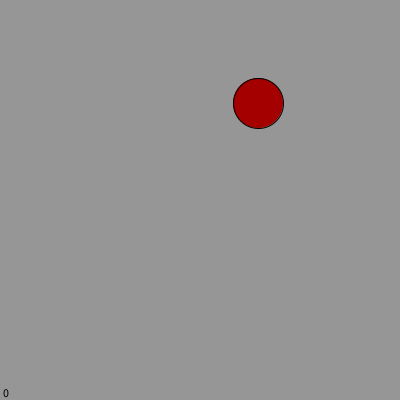
Frame 1 (no input)
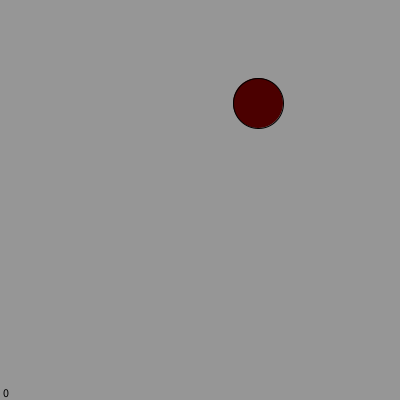
Frame 60 (the mouse pressed at the canvas centre just before this capture)
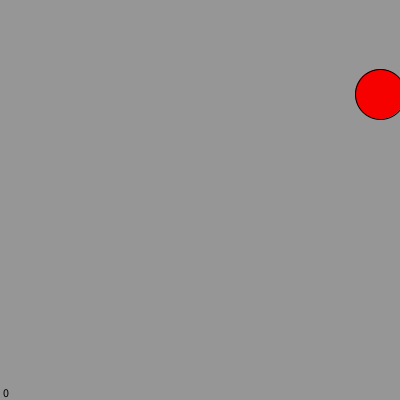
Frame 120 (the mouse held since frame 60 and released just before this capture)

The Processing sketch that drew these frames (run headless with seeded random() and noise(); from frame 60 on, the mouse is pressed at the canvas centre):

// Processing sketch: processing_134973
// ── processing_134973.pde

int x, y;
int startTime;
boolean gotIt = false;
float showTime = 3000;
int bgColor = 150;
int score = 0;

// Set up the screen, and choose
// first random location for the ball
void setup() {
  size(400, 400);
  startTime = millis();
  fill(255, 0, 0);
  newRandomLocation();
}

// Draw the ball, or choose a new
// location for the ball
void draw() {
  background(bgColor);
  if (bgColor == 255)
    bgColor = 150;
  showScore();
  if (!gotIt && millis() - startTime < showTime) {
    fill(255 * (1 - (millis() - startTime)/showTime), 0, 0);
    ellipse(x, y, 50, 50);
    
  }
  else {
    newRandomLocation();
    
  }
}

// Select a new randomLocation for the ball
void newRandomLocation() {
  x = (int)random(0, width);
  y = (int)random(0, height);
  gotIt = false;
  startTime = millis();
}

// If the user clicks inside the ball, give
// them a point
void mousePressed() {
  if (dist(mouseX, mouseY, x, y) < 50) {
    score += 10;
    gotIt = true;
    showTime = 0.9 * showTime;
  }
  else
    bgColor = 255;
}

// Display the score in the bottom-left corner
void showScore() {
  fill(0);
  text(score, 3, height - 3);  
}
